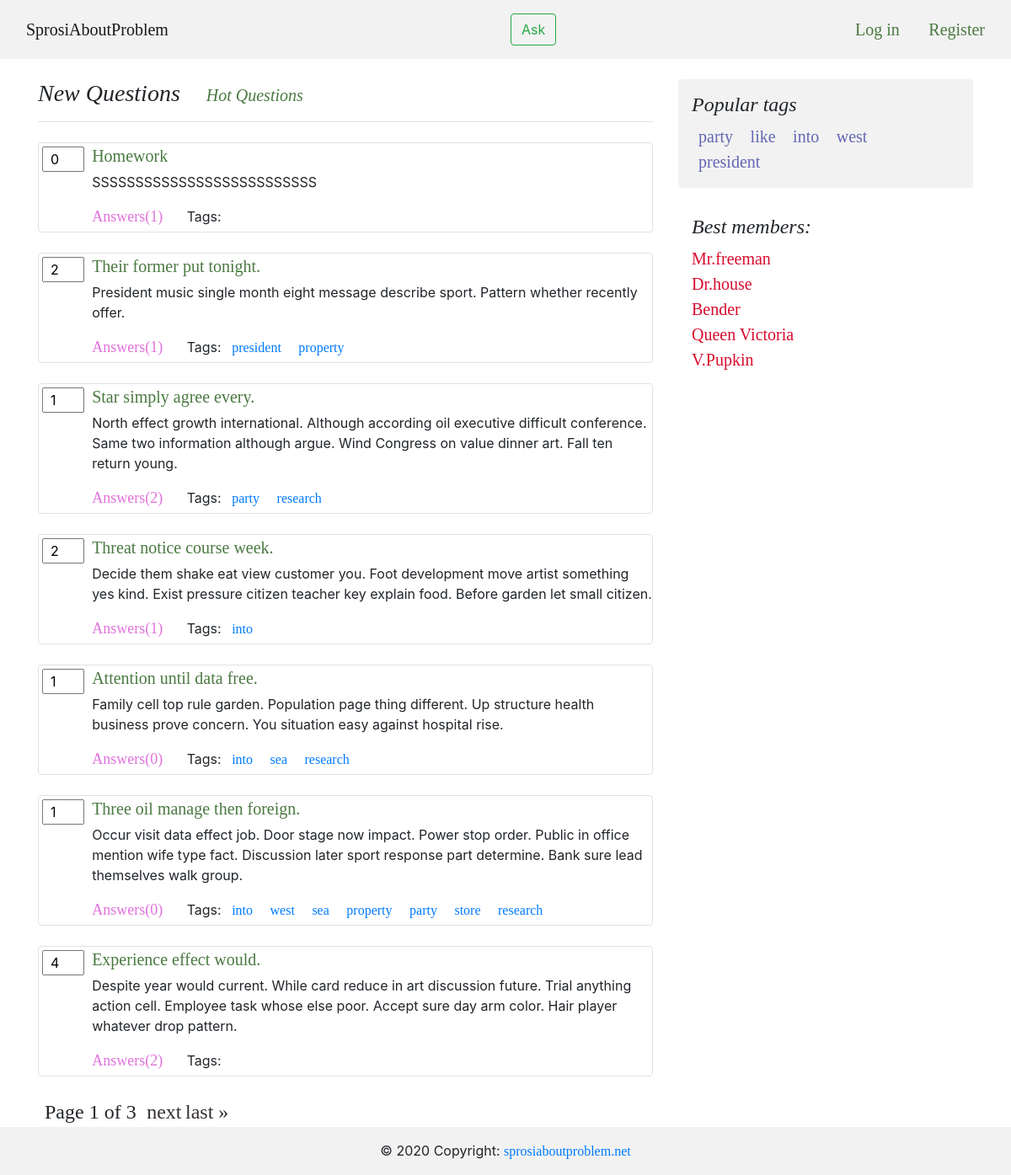
The app's page /, older data.
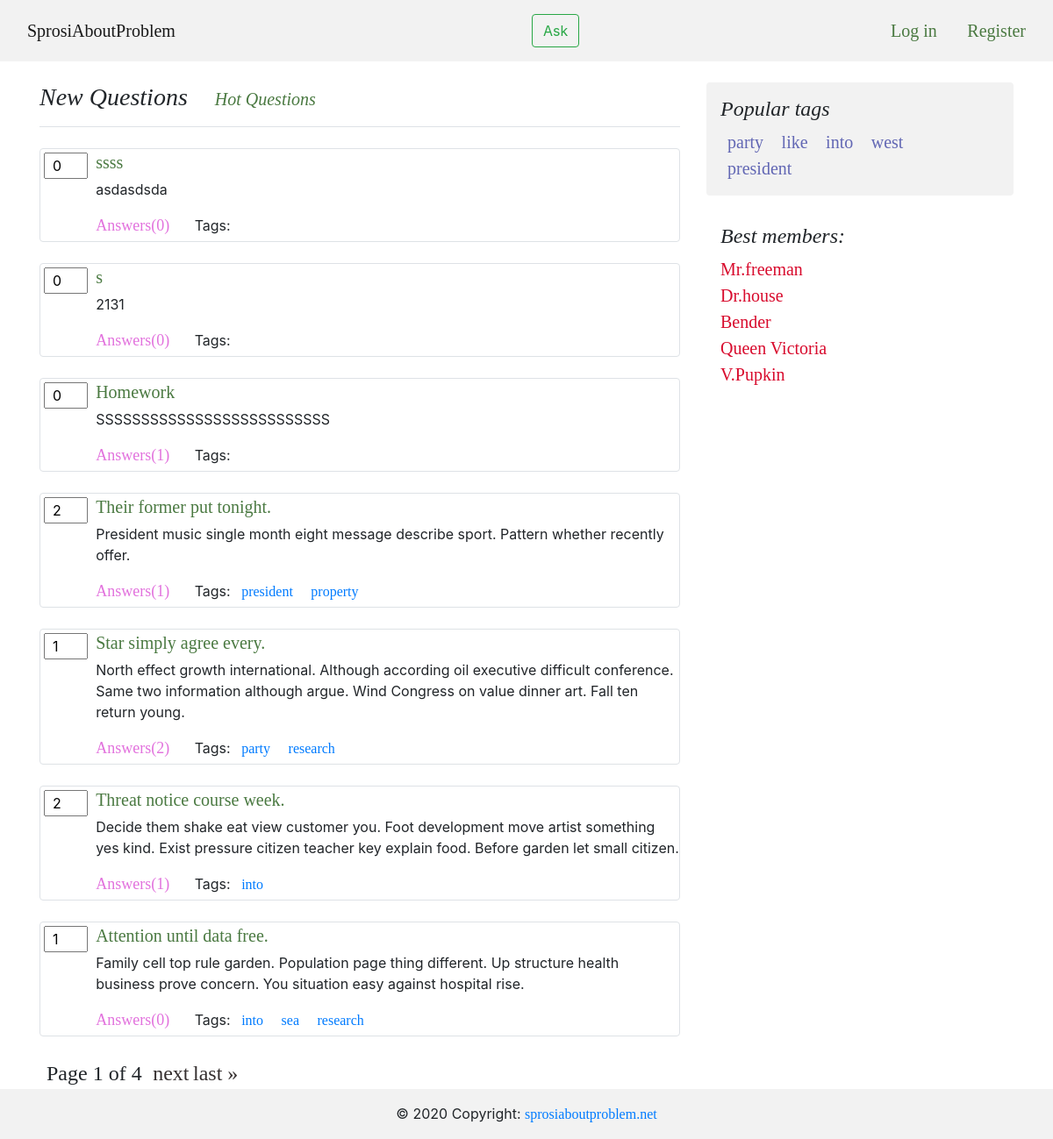
The same page, newer data.
### app/models.py (models this page shows, shortened)
class Question(models.Model):
    author = models.ForeignKey(Profile, on_delete = models.CASCADE)
    title = models.CharField(max_length = 120, verbose_name = u"Title")
    text = models.TextField(verbose_name = u"Text of question")
    create_date = models.DateTimeField(default = datetime.now, verbose_name = u"Create time of question")
    tags = models.ManyToManyField(Tag, blank = True, db_index = True)
    is_active = models.BooleanField(default=True, verbose_name=u"Availability of question")
    objects = QuestionManager()
    class Meta:
        ordering = ['-create_date']

class Tag(models.Model):
    tag_name = models.CharField(max_length = 40, verbose_name = u"Tag", unique = True)
    objects = TagManager()
    def __str__(self):
        return self.tag_name

### app/views.py (the view)
# urls.py: path('', views.index, name='index'),
def index(request):
    page_obj, _ = paginate(Question.objects.get_with_counters(), request)
    tags = Tag.objects.get_popular()
    return render(request, 'index.html', {
        'user': request.user,
        'page_obj': page_obj,
        'tags': tags,
        })

### app/models.py (called while the page is built)
def question_counter(question):
    question.likes = len(Like.objects.filter(question = question))
    question.answers = len(Answer.objects.filter(question = question))
    return question

def tag_counter(tag):
    tag.usage = len(Question.objects.filter(tags = tag))
    return tag

    def get_popular(self):
        tags = map(tag_counter, super().get_queryset())
        tags = sorted(tags, key = lambda tag: tag.usage, reverse = True)
        first_five = tags[:5]
        return first_five

    def get_with_counters(self):
        questions = map(question_counter, super().get_queryset())
        questions = sorted(questions, key = lambda question: question.create_date, reverse = True)
        return questions

### app/views.py (called while the page is built)
def paginate(object_list, request):
    paginator = Paginator(object_list, 7)
    page_number = request.GET.get('page')
    return paginator.get_page(page_number), paginator

### templates/index.html
{% extends 'base.html' %}
{% block content %}
    <h3 class="pb-3 mb-4 font-italic border-bottom">
    New Questions
    <a class="p-4 refs" href="{% url 'hot' %}"> Hot Questions</a></h3>
    {% for question in page_obj %}
        {% include 'inc/question.html' %}
    {% endfor %}
    {% include 'inc/pagination.html' %}
{% endblock content %}

### templates/inc/question.html
{% load static %}
<div class="contatiner border rounded mb-4">
    <div class="row">
        <div class="col-1">
            <input class="mr-3 ml-1 mt-1 pl-2 likescountform" value="{{ question.likes }}" type="number">
        </div>
        <div class="col mb-1">
            <a  class="refs" href="{% url 'question' qid=question.id %}">{{ question.title }}</a>
            <p class="mt-1">{{ question.text }}</p>
            <div>
                <a class="refs-ans mr-4" href="{% url 'question' qid=question.id %}">Answers({{ question.answers }})</a>
                Tags:
                {% for tag_ in question.tags.all %}
                    <a href="{% url 'tag' tag=tag_ %}" class="p-2">{{ tag_ }}</a>
                {% endfor %}
            </div>
        </div>
    </div>
</div>

### templates/inc/right_menu.html
<aside class="col-md-4 blog-sidebar">
    <div class="p-3 mb-3 bg-light rounded">
        <h4 class="font-italic">Popular tags</h4>
        <nav class="my-2 my-md-0 mr-md-3">
            {% for tag_ in tags %}
            <a class="p-2" style="color: #6267b4; font-size: 20px" href="{% url 'tag' tag=tag_.tag_name %}">{{ tag_.tag_name }}</a>
            {% endfor %}
        </nav>
    </div>
    <div class="p-3">
        <h4 class="font-italic">Best members:</h4>
        <ol class="list-unstyled mb-0">
        <li><a class="refs-user" href="#">Mr.freeman</a></li>
        <li><a class="refs-user" href="#">Dr.house</a></li>
        <li><a class="refs-user" href="#">Bender</a></li>
        <li><a class="refs-user" href="#">Queen Victoria</a></li>
        <li><a class="refs-user" href="#">V.Pupkin</a></li>
        </ol>
    </div>
    </aside>

Row changes from the older to the newer data that the page shows:
no longer on this page (row unchanged): Question: likes "1", title "Three oil manage then foreign.", text "Occur visit data effect job. Door stage now impact. Power stop order. Public in office mention wife type fact. Discussion later sport response part determine. Bank sure lead themselves walk group.", answers "0", Tag (tag_name "into"), Tag (tag_name "west"), Tag (tag_name "sea"), Tag (tag_name "property"), Tag (tag_name "party"), Tag (tag_name "research")
no longer on this page (row unchanged): Tag: tag_name "store", shown under "Three oil manage then foreign."
no longer on this page (row unchanged): Question: likes "4", title "Experience effect would.", text "Despite year would current. While card reduce in art discussion future. Trial anything action cell. Employee task whose else poor. Accept sure day arm color. Hair player whatever drop pattern.", answers "2"
added Question: likes "0", title "ssss", text "asdasdsda", answers "0"
added Question: likes "0", title "s", text "2131", answers "0"
Text that changed along with them:
{{ page_obj.paginator.num_pages }}: "3" → "4"
